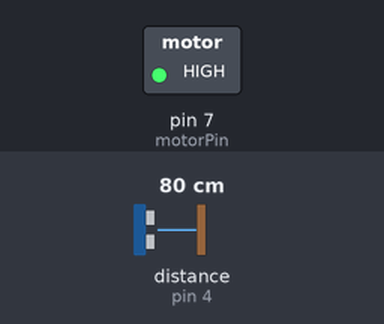
Recording of a sketch running on a simulated Arduino Uno, built with avr-gcc and run on an emulated ATmega328P. Parts: switched loads named in the sketch (green lamp = pin HIGH). Wiring (inferred from the names in the program): ultrasonic range finder: trigger pin 2; echo pin 4. The test bench sets the inputs (shaded band); at power-on: distance to the obstacle (sensor on pin 4) 80 cm. The echo pulse lasts 58.3 µs per cm; pins used as bus, display or sensor lines are not drawn; what the sketch prints to the serial monitor is not drawn. At 12.4 s the program stops and its outputs stay as they are.

Above: at 0.1 s.
Timing chart, 0 to 1.6 s (numbered marks = the images above):
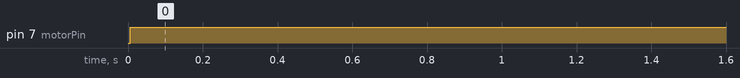

The sketch:

smsofsoil_level__.ino
```cpp
//A0,A1,A2,A3 are pin number of soil humidity sensor to arduino
//it senses the moisture level of soil and sends msg accordingly


const int trigPin = 2;
const int echoPin = 4;
const int motorPin = 7;

void setup()
{
  Serial.begin(9600);
}

void loop()
{
  long duration, cm;
  pinMode(motorPin, OUTPUT);
  digitalWrite(motorPin, LOW);
  pinMode(trigPin, OUTPUT);
  digitalWrite(trigPin, LOW);
  delayMicroseconds(2);
  digitalWrite(trigPin, HIGH);
  delayMicroseconds(10);
  digitalWrite(trigPin, LOW);
  pinMode(echoPin, INPUT);
  duration = pulseIn(echoPin, HIGH);

  // convert the time into a distance
  cm = microsecondsToCentimeters(duration);

  if(cm<100)
  {
    digitalWrite(motorPin, HIGH);
//    Serial.println(cm);
//    Serial.println("Water level is low!!!MOTOR IS TURNED ON");
    delay(5000);
  }
  if(cm>100)
  {
    digitalWrite(motorPin, LOW);
//    Serial.println(cm);
//    Serial.println("Water level is high!!!MOTOR IS TURNED OFF");
    delay(5000);
  }

  int sensorValue1 = analogRead(A0);
  int sensorValue2 = analogRead(A1);
  int sensorValue4 = analogRead(A3);
  int sensorValue3 = analogRead(A2);

  sms(sensorValue1 ,sensorValue2 ,sensorValue3 ,sensorValue4 );
  while(1);
}

long microsecondsToCentimeters(long microseconds)
{
  // The speed of sound is 340 m/s or 29 microseconds per centimeter.
  // The ping travels out and back, so to find the distance of the
  // object we take half of the distance travelled.
  return microseconds / (29* 2);
}
void sms(int sensor1,int sensor2,int sensor3,int sensor4)
{
  float percentage1, percentage2, percentage3, percentage4;
  int ans1, ans2, ans3, ans4;
  ans1 = 1023 - sensor1;
  percentage1 = ans1 * 0.09765625;
  ans2 = 1023 - sensor2;
  percentage2 = ans2 * 0.09765625;
  ans3 = 1023 - sensor3;
  percentage3 = ans3 * 0.09765625;
  ans4 = 1023 - sensor4;
  percentage4 = ans4 * 0.09765625;

  Serial.print("AT+CMGF=1\r\n");
  delay(5000);
  Serial.print("AT+CMGS=\"");
  Serial.print("9552388824");
  Serial.println("\"\r\n");
  delay(2000);

  //  if(ans1<120)
    {
  Serial.print("SENSOR 1:");
  Serial.print( ans1);
  Serial.print(" moisture");
  Serial.println(percentage1);
    }
  //  if(ans2<120)
    {
  Serial.print("SENSOR 2:");
  Serial.print( ans2);
  Serial.print(" moisture");
  Serial.println(percentage2);
    }

  //  if(ans3<120)
    {
  Serial.print("SENSOR 3:");
  Serial.print( ans3);
  Serial.print(" moisture");
  Serial.println(percentage3);
    }
  //  if(ans4<120)
    {
  Serial.print("SENSOR 4:");
  Serial.print( ans4);
  Serial.print(" moisture");
  Serial.println(percentage4);
    }
  Serial.write(0x1A);
}
```

Measured:
- by itself, pin 7 (motorPin): LOW → HIGH at 0.01 s
